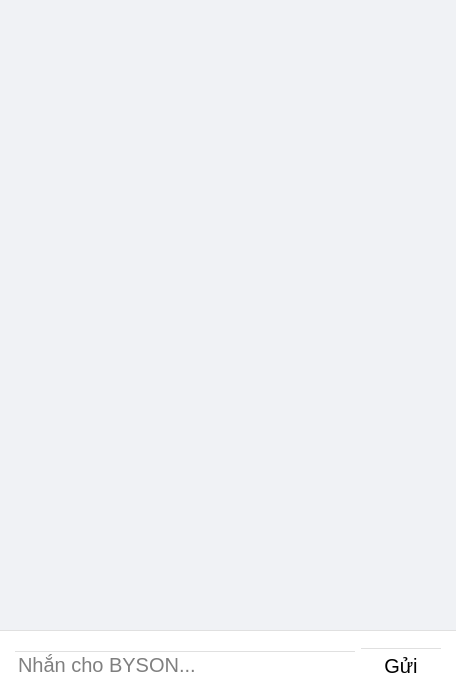
<?xml version="1.0" encoding="UTF-8"?>
<ui version="4.0">
 <class>MainWindow</class>
 <widget class="QMainWindow" name="MainWindow">
  <property name="geometry">
   <rect>
    <x>0</x>
    <y>0</y>
    <width>456</width>
    <height>700</height>
   </rect>
  </property>
  <property name="windowTitle">
   <string>BYSON Assistant - BYS App</string>
  </property>
  <widget class="QWidget" name="centralwidget">
   <layout class="QVBoxLayout" name="verticalLayout">
    <property name="spacing">
     <number>0</number>
    </property>
    <property name="leftMargin">
     <number>0</number>
    </property>
    <property name="topMargin">
     <number>0</number>
    </property>
    <property name="rightMargin">
     <number>0</number>
    </property>
    <property name="bottomMargin">
     <number>0</number>
    </property>
    <item>
     <widget class="QTextEdit" name="chat_history">
      <property name="styleSheet">
       <string notr="true">border: none; background-color: #f0f2f5;</string>
      </property>
      <property name="frameShape">
       <enum>QFrame::NoFrame</enum>
      </property>
      <property name="readOnly">
       <bool>true</bool>
      </property>
     </widget>
    </item>
    <item>
     <widget class="QFrame" name="inputFrame">
      <property name="minimumSize">
       <size>
        <width>0</width>
        <height>70</height>
       </size>
      </property>
      <property name="styleSheet">
       <string notr="true">background-color: white; border-top: 1px solid #e0e0e0;</string>
      </property>
      <layout class="QHBoxLayout" name="horizontalLayout">
       <property name="leftMargin">
        <number>15</number>
       </property>
       <property name="rightMargin">
        <number>15</number>
       </property>
       <item>
        <widget class="QLineEdit" name="user_input">
         <property name="styleSheet">
          <string notr="true">font-size:20px</string>
         </property>
         <property name="text">
          <string/>
         </property>
         <property name="placeholderText">
          <string>Nhắn cho BYSON...</string>
         </property>
        </widget>
       </item>
       <item>
        <widget class="QPushButton" name="send_btn">
         <property name="minimumSize">
          <size>
           <width>80</width>
           <height>35</height>
          </size>
         </property>
         <property name="styleSheet">
          <string notr="true">font-size:20px
</string>
         </property>
         <property name="text">
          <string>Gửi</string>
         </property>
        </widget>
       </item>
      </layout>
     </widget>
    </item>
   </layout>
  </widget>
 </widget>
 <resources/>
 <connections/>
</ui>
